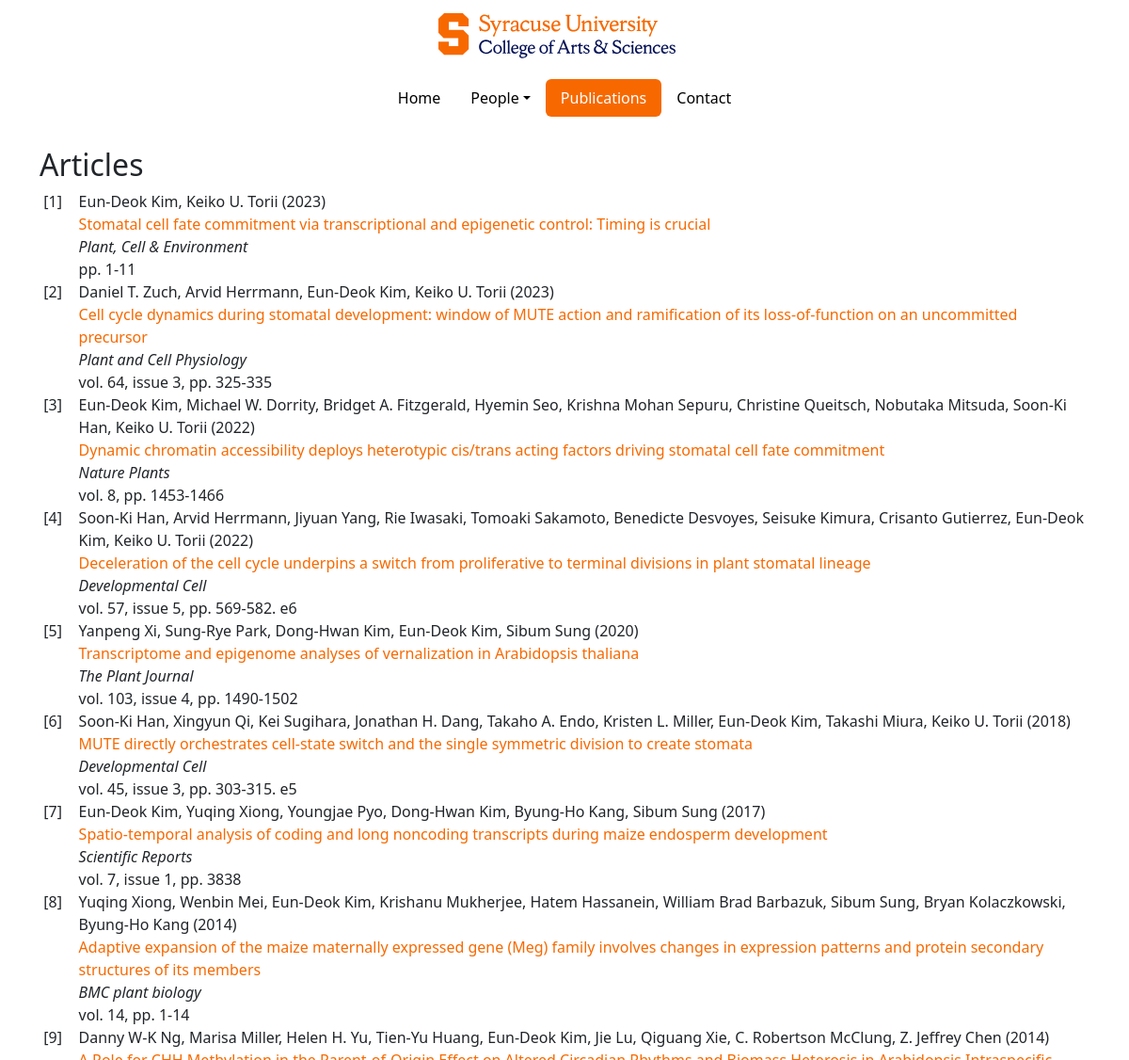
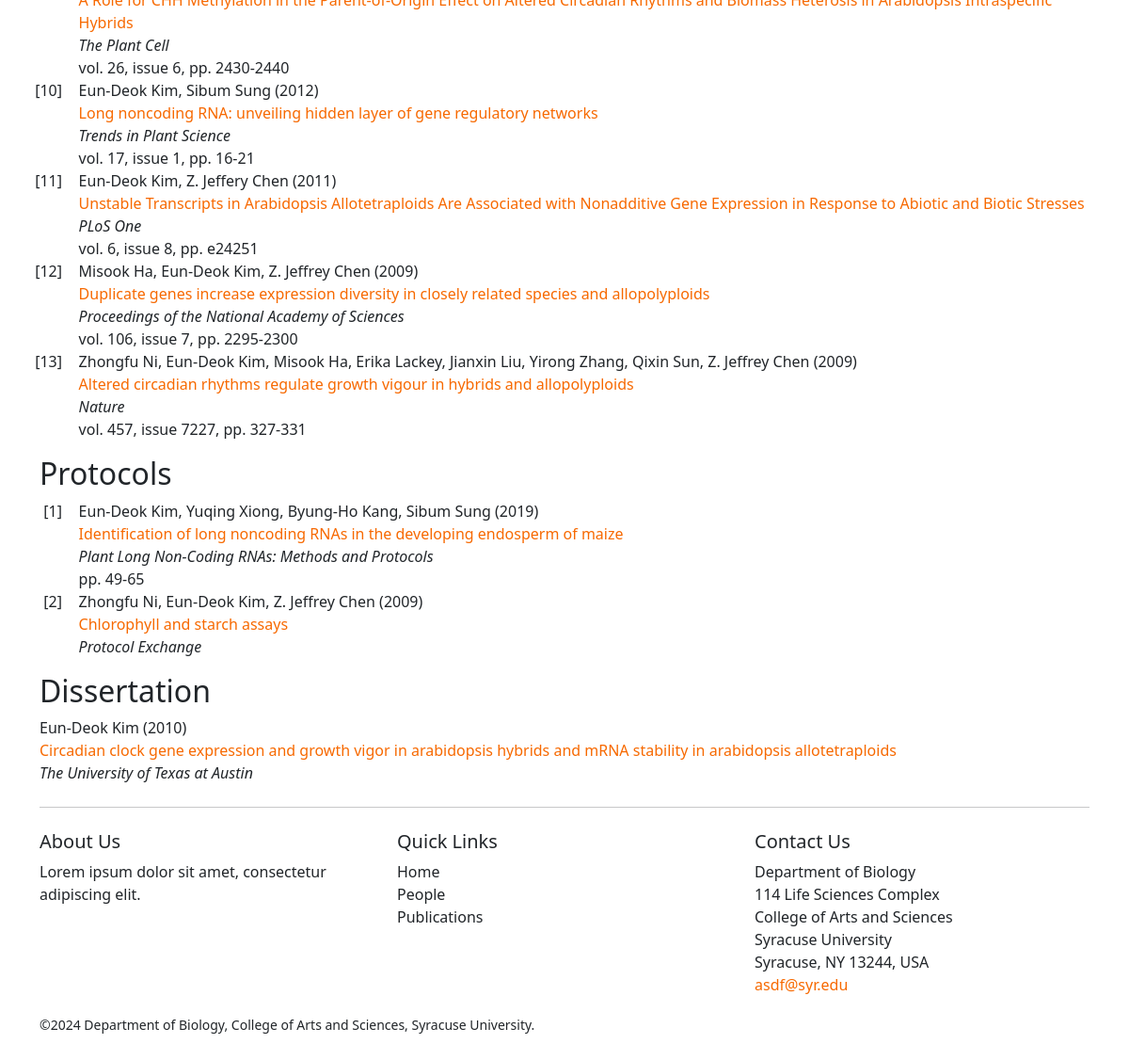
Screenshot of /publications/ with the database file from the repository (2 pictures, top to bottom).
### publications/models.py (models this page shows, shortened)
class Publication(models.Model):
    type = models.CharField(max_length=13, default="Journal",
        choices={
            "Journal":"Journal",
            "Protocol":"Protocol",
            "Patent":"Patent",
            "Dissertation":"Dissertation"})
    title = models.CharField(max_length=999)
    authors = models.TextField(help_text="Comma separated list of authors")
    year = models.PositiveIntegerField()
    month = models.PositiveIntegerField(blank=True, null=True)
    journal = models.CharField(max_length=255)
    volume = models.PositiveIntegerField(blank=True, null=True)
    issue = models.PositiveIntegerField(blank=True, null=True)
    pages = models.CharField(max_length=50, blank=True, null=True)
    doi = models.URLField(validators=[URLValidator()])
    class Meta:
        ordering = ['-year','-month']  # Sort by name in ascending order

### publications/views.py (the view)
# urls.py: re_path(r'^(?:(?P<first_name>\w+)/(?P<last_name>\w+)/(?P<name_used_for_publication>.+)/)?$', PublicationListView.as_view(), name='publication_list'),
class PublicationListView(ListView):
    template_name = 'publications/publication_list.html'
    context_object_name = 'publications'
    def get_queryset(self):
        publications = Publication.objects.all().order_by('-year','-month')
        return publications
    def get_context_data(self, **kwargs):
        context = super().get_context_data(**kwargs)
        context['target_author'] = self.kwargs.get('name_used_for_publication', 'Miao Y')  # Pass the target author name to the context
        return context

### main/templatetags/nav_active.py (called while the page is built)
@register.simple_tag
def active_url(request, url_name):
    if resolve(request.path_info).url_name == url_name:
        return "active"
    return ""

### publications/templates/publications/publication_list.html (shortened to what this page needs)
{% extends "base.html" %}
{% block content %}
<h2>Articles</h2>
<ol class="custom-counter">
    {% for article in publications %}
    {% if article.type == "Journal" %}
    <li class="list-group-item">
        {{ article.authors }} ({{ article.year }})<br/>
        <a href="{{ article.doi}}">{{ article.title }}</a><br/>
        <em>{{ article.journal }}</em><br/>
        {% if article.volume %} vol. {{ article.volume }}, {% endif %} {% if article.issue %} issue {{ article.issue }}, {% endif %} {% if article.pages %} pp. {{ article.pages }}{% endif %}
    </li>
    {% endif %}
    {% endfor %}
</ol>
<h2>Protocols</h2>
<ol class="custom-counter">
    {% for article in publications %}
    {% if article.type == "Protocol" %}
    <li class="list-group-item">
        {{ article.authors }} ({{ article.year }})<br/>
        <a href="{{ article.doi}}">{{ article.title }}</a><br/>
        <em>{{ article.journal }}</em><br/>
        {% if article.volume %} vol. {{ article.volume }}, {% endif %} {% if article.issue %} issue {{ article.issue }}, {% endif %} {% if article.pages %} pp. {{ article.pages }} {% endif %}
    </li>
    {% endif %}
    {% endfor %}
</ol>
<h2>Dissertation</h2>
{% for article in publications %}
{% if article.type == "Dissertation" %}
<p>{{ article.authors }} ({{ article.year }})<br/>
    <a href="{{ article.doi}}">{{ article.title }}</a><br/>
    <em>{{ article.journal }}</em>
</p>
{% endif %}
{% endfor %}
{% endblock %}

### publications/templates/publications/publication_list.html (style rules this page uses)
ol.custom-counter { counter-reset: custom-counter; }
ol.custom-counter li { counter-increment: custom-counter; position: relative; padding-left: .6em; }
ol.custom-counter li::before { content: "[" counter(custom-counter) "]"; position: absolute; left: -2.5em; width: 2em; text-align: right; margin-right: 0.5em; }

### templates/base.html (style rules this page uses)
:root { --primary-color: #F76900; --secondary-color: #000E54; }
a { color: var(--primary-color); text-decoration: none; }

### rows the page displays
Publication: authors "Eun‐Deok Kim, Keiko U. Torii", year "2023", title "Stomatal cell fate commitment via transcriptional and epigenetic control: Timing is crucial", journal "Plant, Cell & Environment", pages "1-11"
Publication: authors "Daniel T. Zuch, Arvid Herrmann, Eun-Deok Kim, Keiko U. Torii", year "2023", title "Cell cycle dynamics during stomatal development: window of MUTE action and ramification of its loss-of-function on an uncommitted precursor", journal "Plant and Cell Physiology", volume "64", issue "3", pages "325-335"
Publication: authors "Eun-Deok Kim, Michael W. Dorrity, Bridget A. Fitzgerald, Hyemin Seo, Krishna Mohan Sepuru, Christine Queitsch, Nobutaka Mitsuda, Soon-Ki Han, Keiko U. Torii", year "2022", title "Dynamic chromatin accessibility deploys heterotypic cis/trans acting factors driving stomatal cell fate commitment", journal "Nature Plants", volume "8", pages "1453-1466"
Publication: authors "Soon-Ki Han, Arvid Herrmann, Jiyuan Yang, Rie Iwasaki, Tomoaki Sakamoto, Benedicte Desvoyes, Seisuke Kimura, Crisanto Gutierrez, Eun-Deok Kim, Keiko U. Torii", year "2022", title "Deceleration of the cell cycle underpins a switch from proliferative to terminal divisions in plant stomatal lineage", journal "Developmental Cell", volume "57", issue "5", pages "569-582. e6"
Publication: authors "Yanpeng Xi, Sung‐Rye Park, Dong‐Hwan Kim, Eun‐Deok Kim, Sibum Sung", year "2020", title "Transcriptome and epigenome analyses of vernalization in Arabidopsis thaliana", journal "The Plant Journal", volume "103", issue "4", pages "1490-1502"
Publication: authors "Soon-Ki Han, Xingyun Qi, Kei Sugihara, Jonathan H. Dang, Takaho A. Endo, Kristen L. Miller, Eun-Deok Kim, Takashi Miura, Keiko U. Torii", year "2018", title "MUTE directly orchestrates cell-state switch and the single symmetric division to create stomata", journal "Developmental Cell", volume "45", issue "3", pages "303-315. e5"
Publication: authors "Eun-Deok Kim, Yuqing Xiong, Youngjae Pyo, Dong-Hwan Kim, Byung-Ho Kang, Sibum Sung", year "2017", title "Spatio-temporal analysis of coding and long noncoding transcripts during maize endosperm development", journal "Scientific Reports", volume "7", issue "1", pages "3838"
Publication: authors "Yuqing Xiong, Wenbin Mei, Eun-Deok Kim, Krishanu Mukherjee, Hatem Hassanein, William Brad Barbazuk, Sibum Sung, Bryan Kolaczkowski, Byung-Ho Kang", year "2014", title "Adaptive expansion of the maize maternally expressed gene (Meg) family involves changes in expression patterns and protein secondary structures of its members", journal "BMC plant biology", volume "14", pages "1-14"
Publication: authors "Danny W-K Ng, Marisa Miller, Helen H. Yu, Tien-Yu Huang, Eun-Deok Kim, Jie Lu, Qiguang Xie, C. Robertson McClung, Z. Jeffrey Chen", year "2014", title "A Role for CHH Methylation in the Parent-of-Origin Effect on Altered Circadian Rhythms and Biomass Heterosis in Arabidopsis Intraspecific Hybrids", journal "The Plant Cell", volume "26", issue "6", pages "2430-2440"
Publication: authors "Eun-Deok Kim, Sibum Sung", year "2012", title "Long noncoding RNA: unveiling hidden layer of gene regulatory networks", journal "Trends in Plant Science", volume "17", issue "1", pages "16-21"
Publication: authors "Eun-Deok Kim, Z. Jeffery Chen", year "2011", title "Unstable Transcripts in Arabidopsis Allotetraploids Are Associated with Nonadditive Gene Expression in Response to Abiotic and Biotic Stresses", journal "PLoS One", volume "6", issue "8", pages "e24251"
Publication: authors "Misook Ha, Eun-Deok Kim, Z. Jeffrey Chen", year "2009", title "Duplicate genes increase expression diversity in closely related species and allopolyploids", journal "Proceedings of the National Academy of Sciences", volume "106", issue "7", pages "2295-2300"
Publication: authors "Zhongfu Ni, Eun-Deok Kim, Misook Ha, Erika Lackey, Jianxin Liu, Yirong Zhang, Qixin Sun, Z. Jeffrey Chen", year "2009", title "Altered circadian rhythms regulate growth vigour in hybrids and allopolyploids", journal "Nature", volume "457", issue "7227", pages "327-331"
Publication: authors "Eun-Deok Kim, Yuqing Xiong, Byung-Ho Kang, Sibum Sung", year "2019", title "Identification of long noncoding RNAs in the developing endosperm of maize", journal "Plant Long Non-Coding RNAs: Methods and Protocols", pages "49-65"
Publication: authors "Zhongfu Ni, Eun-Deok Kim, Z. Jeffrey Chen", year "2009", title "Chlorophyll and starch assays", journal "Protocol Exchange"
Publication: authors "Eun-Deok Kim", year "2010", title "Circadian clock gene expression and growth vigor in arabidopsis hybrids and mRNA stability in arabidopsis allotetraploids", journal "The University of Texas at Austin"
